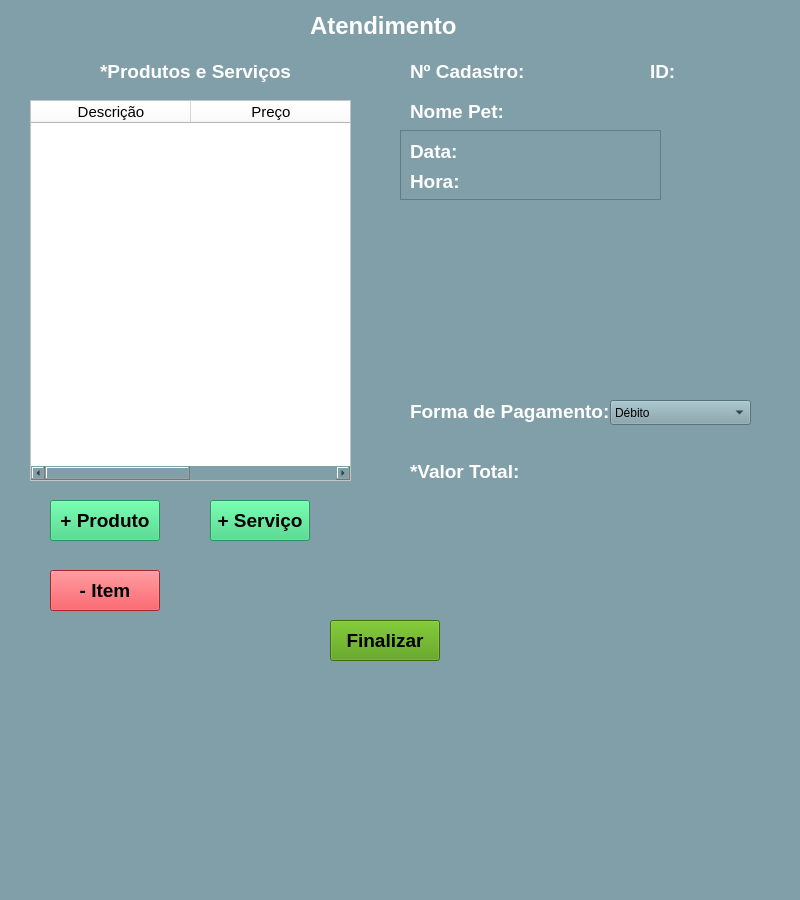
<?xml version="1.0" encoding="UTF-8"?>
<ui version="4.0">
 <class>MainWindow</class>
 <widget class="QMainWindow" name="MainWindow">
  <property name="geometry">
   <rect>
    <x>0</x>
    <y>0</y>
    <width>800</width>
    <height>900</height>
   </rect>
  </property>
  <property name="windowTitle">
   <string>MainWindow</string>
  </property>
  <property name="styleSheet">
   <string notr="true">background-color: rgb(128, 159, 168);</string>
  </property>
  <widget class="QWidget" name="centralwidget">
   <widget class="QLabel" name="label">
    <property name="geometry">
     <rect>
      <x>310</x>
      <y>10</y>
      <width>170</width>
      <height>31</height>
     </rect>
    </property>
    <property name="font">
     <font>
      <pointsize>18</pointsize>
      <weight>75</weight>
      <bold>true</bold>
     </font>
    </property>
    <property name="styleSheet">
     <string notr="true">color: rgb(255, 255, 255);
border-color: rgb(0, 0, 0);</string>
    </property>
    <property name="text">
     <string>Atendimento</string>
    </property>
   </widget>
   <widget class="QLabel" name="label_35">
    <property name="geometry">
     <rect>
      <x>530</x>
      <y>60</y>
      <width>100</width>
      <height>22</height>
     </rect>
    </property>
    <property name="font">
     <font>
      <pointsize>14</pointsize>
      <weight>75</weight>
      <bold>true</bold>
     </font>
    </property>
    <property name="styleSheet">
     <string notr="true"/>
    </property>
    <property name="text">
     <string/>
    </property>
   </widget>
   <widget class="QLabel" name="label_21">
    <property name="geometry">
     <rect>
      <x>410</x>
      <y>60</y>
      <width>120</width>
      <height>22</height>
     </rect>
    </property>
    <property name="font">
     <font>
      <pointsize>14</pointsize>
      <weight>75</weight>
      <bold>true</bold>
     </font>
    </property>
    <property name="styleSheet">
     <string notr="true">color: rgb(255, 255, 255);</string>
    </property>
    <property name="text">
     <string>Nº Cadastro:</string>
    </property>
   </widget>
   <widget class="QLabel" name="label_7">
    <property name="geometry">
     <rect>
      <x>410</x>
      <y>100</y>
      <width>100</width>
      <height>22</height>
     </rect>
    </property>
    <property name="font">
     <font>
      <pointsize>14</pointsize>
      <weight>75</weight>
      <bold>true</bold>
     </font>
    </property>
    <property name="styleSheet">
     <string notr="true">color: rgb(255, 255, 255);</string>
    </property>
    <property name="text">
     <string>Nome Pet:</string>
    </property>
   </widget>
   <widget class="QLabel" name="label_32">
    <property name="geometry">
     <rect>
      <x>650</x>
      <y>60</y>
      <width>31</width>
      <height>23</height>
     </rect>
    </property>
    <property name="font">
     <font>
      <pointsize>14</pointsize>
      <weight>75</weight>
      <bold>true</bold>
     </font>
    </property>
    <property name="styleSheet">
     <string notr="true">color: rgb(255, 255, 255);</string>
    </property>
    <property name="text">
     <string>ID:</string>
    </property>
   </widget>
   <widget class="QLabel" name="label_34">
    <property name="geometry">
     <rect>
      <x>680</x>
      <y>60</y>
      <width>50</width>
      <height>23</height>
     </rect>
    </property>
    <property name="font">
     <font>
      <pointsize>14</pointsize>
      <weight>75</weight>
      <bold>true</bold>
     </font>
    </property>
    <property name="styleSheet">
     <string notr="true"/>
    </property>
    <property name="text">
     <string/>
    </property>
   </widget>
   <widget class="QLabel" name="label_16">
    <property name="geometry">
     <rect>
      <x>410</x>
      <y>140</y>
      <width>50</width>
      <height>22</height>
     </rect>
    </property>
    <property name="font">
     <font>
      <pointsize>14</pointsize>
      <weight>75</weight>
      <bold>true</bold>
     </font>
    </property>
    <property name="styleSheet">
     <string notr="true">color: rgb(255, 255, 255);</string>
    </property>
    <property name="text">
     <string>Data:</string>
    </property>
   </widget>
   <widget class="QLabel" name="label_25">
    <property name="geometry">
     <rect>
      <x>470</x>
      <y>140</y>
      <width>160</width>
      <height>22</height>
     </rect>
    </property>
    <property name="font">
     <font>
      <pointsize>14</pointsize>
      <weight>75</weight>
      <bold>true</bold>
     </font>
    </property>
    <property name="styleSheet">
     <string notr="true"/>
    </property>
    <property name="text">
     <string/>
    </property>
   </widget>
   <widget class="QLabel" name="label_12">
    <property name="geometry">
     <rect>
      <x>410</x>
      <y>170</y>
      <width>50</width>
      <height>22</height>
     </rect>
    </property>
    <property name="font">
     <font>
      <pointsize>14</pointsize>
      <weight>75</weight>
      <bold>true</bold>
     </font>
    </property>
    <property name="styleSheet">
     <string notr="true">color: rgb(255, 255, 255);</string>
    </property>
    <property name="text">
     <string>Hora:</string>
    </property>
   </widget>
   <widget class="QLabel" name="label_30">
    <property name="geometry">
     <rect>
      <x>470</x>
      <y>170</y>
      <width>160</width>
      <height>22</height>
     </rect>
    </property>
    <property name="font">
     <font>
      <pointsize>14</pointsize>
      <weight>75</weight>
      <bold>true</bold>
     </font>
    </property>
    <property name="styleSheet">
     <string notr="true"/>
    </property>
    <property name="text">
     <string/>
    </property>
   </widget>
   <widget class="QLabel" name="label_41">
    <property name="geometry">
     <rect>
      <x>530</x>
      <y>100</y>
      <width>170</width>
      <height>22</height>
     </rect>
    </property>
    <property name="font">
     <font>
      <pointsize>14</pointsize>
      <weight>75</weight>
      <bold>true</bold>
     </font>
    </property>
    <property name="styleSheet">
     <string notr="true"/>
    </property>
    <property name="text">
     <string/>
    </property>
   </widget>
   <widget class="QTableView" name="tableView_2">
    <property name="geometry">
     <rect>
      <x>400</x>
      <y>130</y>
      <width>261</width>
      <height>70</height>
     </rect>
    </property>
    <property name="styleSheet">
     <string notr="true">gridline-color: rgb(165, 29, 45);</string>
    </property>
    <property name="lineWidth">
     <number>1</number>
    </property>
   </widget>
   <widget class="QPushButton" name="pushButton_4">
    <property name="geometry">
     <rect>
      <x>330</x>
      <y>620</y>
      <width>110</width>
      <height>41</height>
     </rect>
    </property>
    <property name="font">
     <font>
      <pointsize>14</pointsize>
      <weight>75</weight>
      <bold>true</bold>
     </font>
    </property>
    <property name="styleSheet">
     <string notr="true">background-color: rgb(78, 154, 6);</string>
    </property>
    <property name="text">
     <string>Finalizar</string>
    </property>
   </widget>
   <widget class="QLabel" name="label_31">
    <property name="geometry">
     <rect>
      <x>100</x>
      <y>60</y>
      <width>190</width>
      <height>22</height>
     </rect>
    </property>
    <property name="font">
     <font>
      <pointsize>14</pointsize>
      <weight>75</weight>
      <bold>true</bold>
     </font>
    </property>
    <property name="styleSheet">
     <string notr="true">color: rgb(255, 255, 255);</string>
    </property>
    <property name="text">
     <string>*Produtos e Serviços</string>
    </property>
   </widget>
   <widget class="QTableWidget" name="tableWidget">
    <property name="geometry">
     <rect>
      <x>30</x>
      <y>100</y>
      <width>321</width>
      <height>381</height>
     </rect>
    </property>
    <property name="styleSheet">
     <string notr="true">background-color: rgb(255, 255, 255);</string>
    </property>
    <attribute name="horizontalHeaderCascadingSectionResizes">
     <bool>false</bool>
    </attribute>
    <attribute name="horizontalHeaderDefaultSectionSize">
     <number>160</number>
    </attribute>
    <attribute name="horizontalHeaderStretchLastSection">
     <bool>true</bool>
    </attribute>
    <column>
     <property name="text">
      <string>Descrição</string>
     </property>
     <property name="font">
      <font>
       <pointsize>11</pointsize>
      </font>
     </property>
    </column>
    <column>
     <property name="text">
      <string>Preço</string>
     </property>
     <property name="font">
      <font>
       <pointsize>11</pointsize>
      </font>
     </property>
    </column>
   </widget>
   <widget class="QLabel" name="label_33">
    <property name="geometry">
     <rect>
      <x>410</x>
      <y>460</y>
      <width>110</width>
      <height>22</height>
     </rect>
    </property>
    <property name="font">
     <font>
      <pointsize>14</pointsize>
      <weight>75</weight>
      <bold>true</bold>
     </font>
    </property>
    <property name="styleSheet">
     <string notr="true">color: rgb(255, 255, 255);</string>
    </property>
    <property name="text">
     <string>*Valor Total:</string>
    </property>
   </widget>
   <widget class="QLabel" name="label_37">
    <property name="geometry">
     <rect>
      <x>410</x>
      <y>400</y>
      <width>200</width>
      <height>22</height>
     </rect>
    </property>
    <property name="font">
     <font>
      <pointsize>14</pointsize>
      <weight>75</weight>
      <bold>true</bold>
     </font>
    </property>
    <property name="styleSheet">
     <string notr="true">color: rgb(255, 255, 255);</string>
    </property>
    <property name="text">
     <string>Forma de Pagamento:</string>
    </property>
   </widget>
   <widget class="QComboBox" name="comboBox">
    <property name="geometry">
     <rect>
      <x>610</x>
      <y>400</y>
      <width>141</width>
      <height>25</height>
     </rect>
    </property>
    <item>
     <property name="text">
      <string>Débito</string>
     </property>
    </item>
    <item>
     <property name="text">
      <string>Crédito</string>
     </property>
    </item>
    <item>
     <property name="text">
      <string>Pix</string>
     </property>
    </item>
    <item>
     <property name="text">
      <string>Plano de Serviço</string>
     </property>
    </item>
    <item>
     <property name="text">
      <string>Dinheiro</string>
     </property>
    </item>
   </widget>
   <widget class="QLabel" name="label_38">
    <property name="geometry">
     <rect>
      <x>530</x>
      <y>460</y>
      <width>130</width>
      <height>22</height>
     </rect>
    </property>
    <property name="font">
     <font>
      <pointsize>14</pointsize>
      <weight>75</weight>
      <bold>true</bold>
     </font>
    </property>
    <property name="styleSheet">
     <string notr="true"/>
    </property>
    <property name="text">
     <string/>
    </property>
   </widget>
   <widget class="QPushButton" name="pushButton_3">
    <property name="geometry">
     <rect>
      <x>210</x>
      <y>500</y>
      <width>100</width>
      <height>41</height>
     </rect>
    </property>
    <property name="font">
     <font>
      <pointsize>14</pointsize>
      <weight>75</weight>
      <bold>true</bold>
     </font>
    </property>
    <property name="styleSheet">
     <string notr="true">background-color: rgb(51, 209, 122);</string>
    </property>
    <property name="text">
     <string>+ Serviço</string>
    </property>
   </widget>
   <widget class="QPushButton" name="pushButton_6">
    <property name="geometry">
     <rect>
      <x>50</x>
      <y>570</y>
      <width>110</width>
      <height>41</height>
     </rect>
    </property>
    <property name="font">
     <font>
      <pointsize>14</pointsize>
      <weight>75</weight>
      <bold>true</bold>
     </font>
    </property>
    <property name="styleSheet">
     <string notr="true">background-color: rgb(237, 51, 59);</string>
    </property>
    <property name="text">
     <string>- Item</string>
    </property>
   </widget>
   <widget class="QPushButton" name="pushButton_2">
    <property name="geometry">
     <rect>
      <x>50</x>
      <y>500</y>
      <width>110</width>
      <height>41</height>
     </rect>
    </property>
    <property name="font">
     <font>
      <pointsize>14</pointsize>
      <weight>75</weight>
      <bold>true</bold>
     </font>
    </property>
    <property name="styleSheet">
     <string notr="true">background-color: rgb(51, 209, 122);</string>
    </property>
    <property name="text">
     <string>+ Produto</string>
    </property>
   </widget>
   <zorder>tableView_2</zorder>
   <zorder>label</zorder>
   <zorder>label_35</zorder>
   <zorder>label_21</zorder>
   <zorder>label_7</zorder>
   <zorder>label_32</zorder>
   <zorder>label_34</zorder>
   <zorder>label_16</zorder>
   <zorder>label_25</zorder>
   <zorder>label_12</zorder>
   <zorder>label_30</zorder>
   <zorder>label_41</zorder>
   <zorder>pushButton_4</zorder>
   <zorder>label_31</zorder>
   <zorder>tableWidget</zorder>
   <zorder>label_33</zorder>
   <zorder>label_37</zorder>
   <zorder>comboBox</zorder>
   <zorder>label_38</zorder>
   <zorder>pushButton_3</zorder>
   <zorder>pushButton_6</zorder>
   <zorder>pushButton_2</zorder>
  </widget>
 </widget>
 <resources/>
 <connections/>
</ui>
